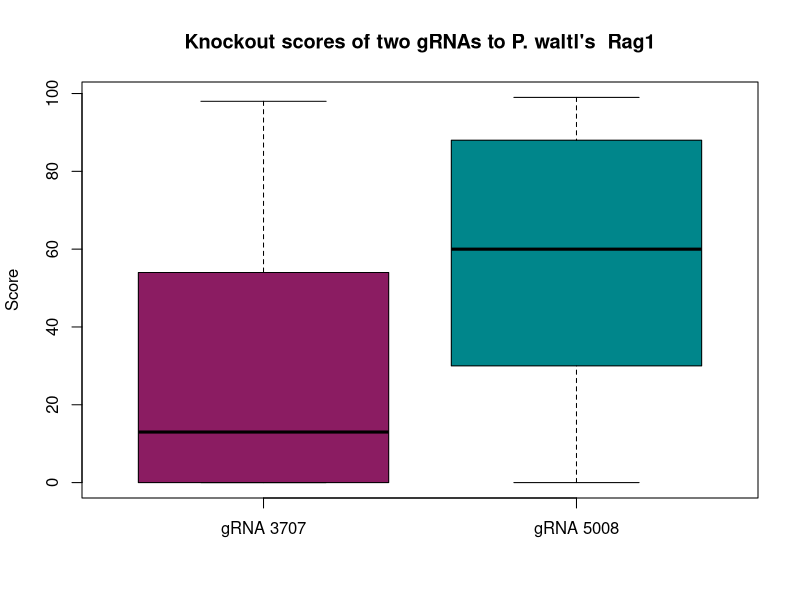
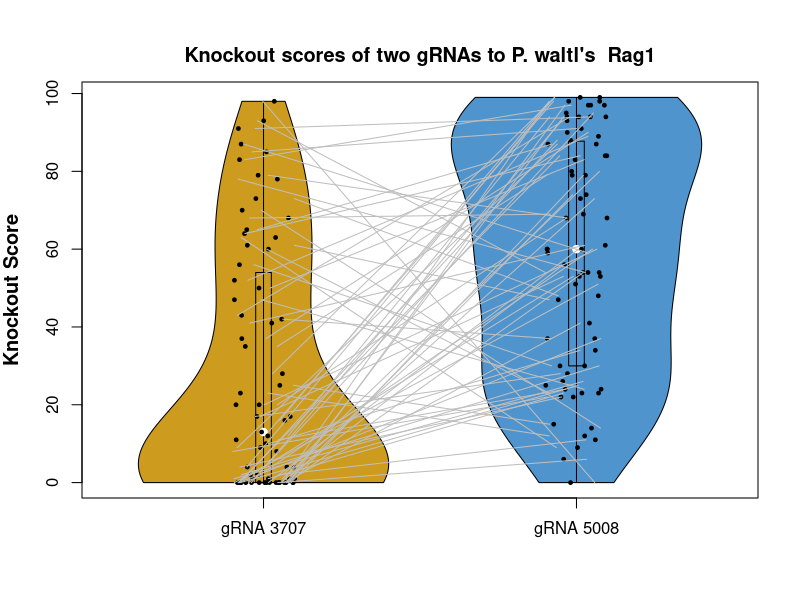
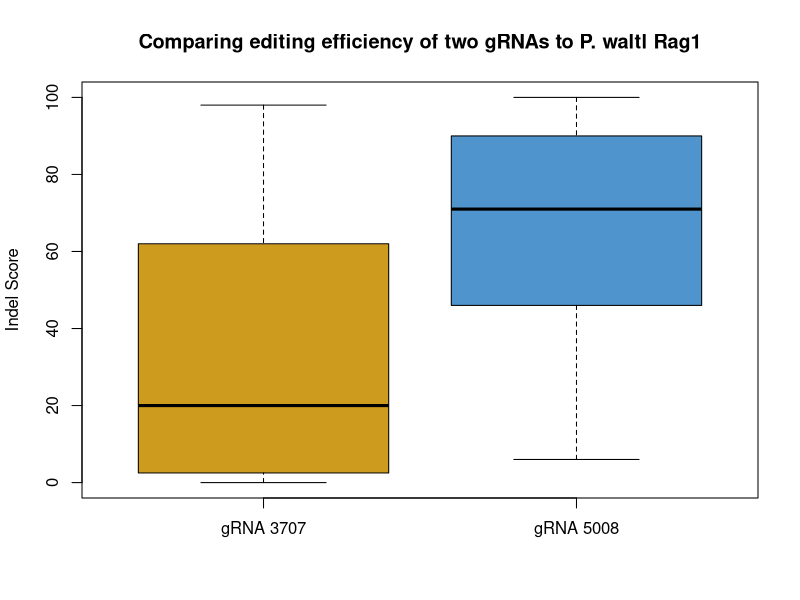
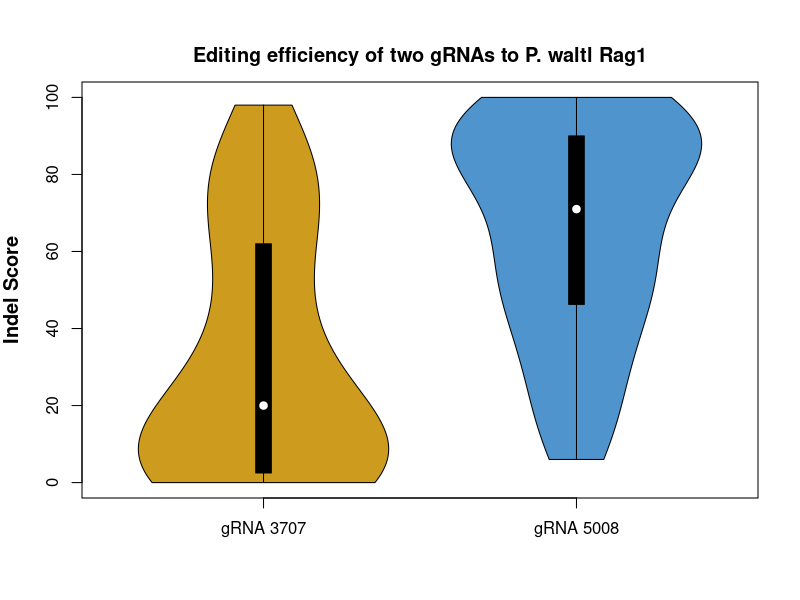
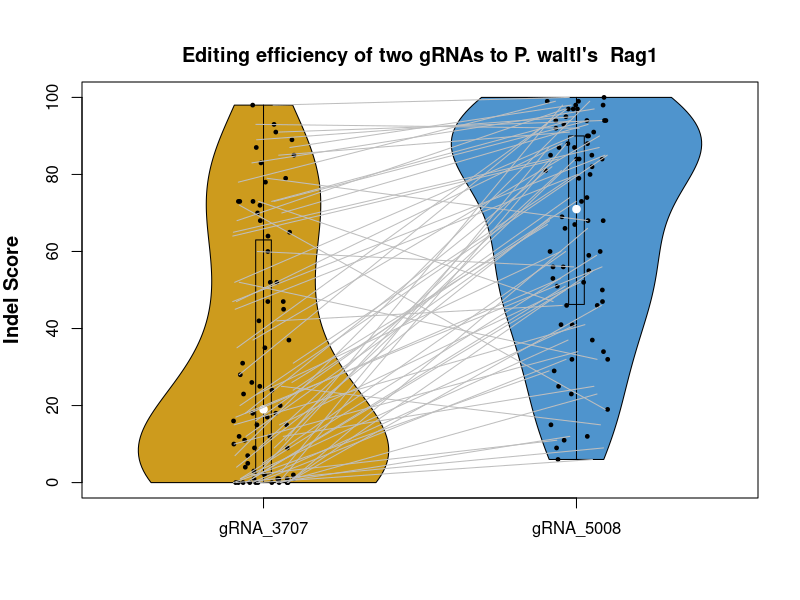

R code for these plots, in order: (Note: this script raises an error after producing the figures.)
g_3707 = c(93, 98, 20, 79, 4, 10, 70, 65, 4, 17, 2, 52, 0, 1, 25, 0, 42, 85, 83, 47, 37, 64, 17, 61, 41, 20, 1, 0, 91, 0, 0, 0, 0, 23, 0, 12, 73, 13, 11, 1, 0, 56, 0, 4, 8, 0, 0, 0, 68, 0, 60, 50, 16, 87, 1, 9, 2, 43, 63, 0, 0, 35, 2, 0, 28, 78, 0)
g_5008 = c(54, 0, 68, 68, 99, 34, 14, 87, 22, 28, 11, 89, 56, 88, 15, 60, 37, 91, 97, 24, 90, 84, 53, 47, 61, 60, 26, 41, 94, 74, 54, 6, 79, 12, 25, 94, 48, 98, 24, 23, 93, 30, 84, 95, 22, 37, 51, 97, 69, 53, 23, 83, 98, 59, 73, 87, 80, 94, 9, 60, 97, 79, 30, 94, 99, 54)

#to perform T test
t_result = t.test(g_3707, g_5008)
print(t_result)


# to make a boxplot
boxplot(g_3707, g_5008,
        names = c("gRNA 3707", "gRNA 5008"),
        main = "Knockout scores of two gRNAs to P. waltl's  Rag1",
        xlab = "",
        ylab = "Score",
        col = c("maroon4", "turquoise4"))

# to make a violin plot
install.packages("vioplot")
library(vioplot)

vioplot(g_3707, g_5008,
        names = c("gRNA 3707", "gRNA 5008"),
        col = c("goldenrod3", "steelblue3"),
        rectCol = NA,
        main = "Knockout scores of two gRNAs to P. waltl's  Rag1",
        xlab = "",
        ylab = "")
mtext(side=2, line=3, "Knockout Score", font=2, cex=1.2)
points(jitter(rep(1, length(g_3707)), amount =0.1), g_3707, col = "black", pch = 19, cex = 0.5)
points(jitter(rep(2, length(g_5008)), amount =0.1), g_5008, col = "black", pch = 19, cex = 0.5)

for(i in 1:length(g_3707)) {
  segments(x0 = jitter(1, amount = 0.1), y0 = g_3707[i], 
           x1 = jitter(2, amount = 0.1), y1 = g_5008[i], 
           col = "gray", lty = 1)  # Adjust color and line type as needed
}

install.packages("broom")
library(broom)
tidy(t_result)
  

#dotchart(g_3707, g_5008,
        #names = c("gRNA 3707", "gRNA 5008"),
        #col = c("goldenrod3", "steelblue3"),
        #main = "Comparing editing efficiency of two gRNAs to P. waltl Rag1",
        #xlab = "",
        #ylab = "Score")
  
  
#gRNA editing efficiency irrespective of the knockout score (independent sampling)
edit_3707 = c(93, 98, 24, 79, 7, 10, 72, 65, 12, 18, 2, 52, 17, 1, 25, 5, 42, 85, 83, 47, 37, 64, 18, 73, 47, 26, 1, 15, 91, 16, 0, 0, 31, 23, 0, 12, 73, 15, 11, 1, 0, 70, 0, 9, 89, 0, 0, 1, 68, 4, 60, 52, 20, 87, 1, 9, 3, 45, 73, 0, 23, 35, 2, 0,28, 78, 0)
edit_5008 = c(92, 100, 73, 68, 99, 34, 19, 87, 25, 82, 11, 90, 56, 88, 15, 60, 46, 91, 97, 85, 90, 84, 53, 47, 88, 67, 41, 41, 94, 74, 55, 6, 79, 12, 68, 94, 52, 98, 46, 23, 93, 50, 84, 95, 29, 37, 51, 97, 69, 56, 32, 85, 98, 59, 81, 87, 80, 94, 9, 60, 97, 84, 32, 94, 99, 66)
t_edit = t.test(edit_3707, edit_5008)
print(t_edit)
tidy(t_edit)

# to make a boxplot
boxplot(edit_3707, edit_5008,
        names = c("gRNA 3707", "gRNA 5008"),
        main = "Comparing editing efficiency of two gRNAs to P. waltl Rag1",
        xlab = "",
        ylab = "Indel Score",
        col = c("goldenrod3", "steelblue3"))


# to make a violin plot
vioplot(edit_3707, edit_5008,
        names = c("gRNA 3707", "gRNA 5008"),
        col = c("goldenrod3", "steelblue3"),
        main = "Editing efficiency of two gRNAs to P. waltl Rag1",
        xlab = "",
        ylab = "")
mtext(side=2, line=3, "Indel Score", font=2, cex=1.2)



#to perform a paired T test: I have removed a value from g_3707 because no corresponding value to g_5008
g_3707_pair = c(93, 98, 24, 79, 7, 10, 72, 65, 12, 18, 2, 52, 17, 1, 25, 5, 42, 85, 83, 47, 37, 64, 18, 73, 47, 26, 1, 15, 91, 16, 0, 0, 31, 0, 12, 73, 15, 11, 1, 0, 70, 0, 9, 89, 0, 0, 1, 68, 4, 60, 52, 20, 87, 1, 9, 3, 45, 73, 0, 23, 35, 2, 0, 28, 78, 0)
g_5008_pair = c(92, 100, 73, 68, 99, 34, 19, 87, 25, 82, 11, 90, 56, 88, 15, 60, 46, 91, 97, 85, 90, 84, 53, 47, 88, 67, 41, 41, 94, 74, 55, 6, 79, 12, 68, 94, 52, 98, 46, 23, 93, 50, 84, 95, 29, 37, 51, 97, 69, 56, 32, 85, 98, 59, 81, 87, 80, 94, 9, 60, 97, 84, 32, 94, 99, 66)

t_edit_paired = t.test(g_3707_pair, g_5008_pair, paired = TRUE)
print(t_edit_paired)

# to make a violin plot
install.packages("vioplot")
library(vioplot)

vioplot(g_3707_pair, g_5008_pair,
        names = c("gRNA_3707", "gRNA_5008"),
        col = c("goldenrod3", "steelblue3"),
        rectCol = NA,
        main = "Editing efficiency of two gRNAs to P. waltl's  Rag1",
        xlab = "",
        ylab = "")
mtext(side=2, line=3, "Indel Score", font=2, cex=1.2)
points(jitter(rep(1, length(g_3707_pair)), amount =0.1), g_3707_pair, col = "black", pch = 19, cex = 0.5)
points(jitter(rep(2, length(g_5008_pair)), amount =0.1), g_5008_pair, col = "black", pch = 19, cex = 0.5)

for(i in 1:length(g_3707_pair)) {
  segments(x0 = jitter(1, amount = 0.1), y0 = g_3707_pair[i], 
           x1 = jitter(2, amount = 0.1), y1 = g_5008_pair[i], 
           col = "gray", lty = 1)  # Adjust color and line type as needed
}

# to arrange the test result statistics values in a table
install.packages("broom")
library(broom)
tidy(t_edit_paired)


# to make correlation for the indels 
Indel_3707 <- c(93, 98, 24, 79, 7, 10, 72, 65, 12, 18, 2, 52, 17, 1, 25, 5, 42, 85, 83, 47, 37, 64, 18, 73, 47, 26, 1, 15, 91, 16, 0, 0, 31, 0, 12, 73, 15, 11, 1, 0, 70, 0, 9, 89, 0, 0, 1, 68, 4, 60, 52, 20, 87, 1, 9, 3, 45, 73, 0, 23, 35, 2, 0, 28, 78, 0)
Indel_5008 <- c(92, 100, 73, 68, 99, 34, 19, 87, 25, 82, 11, 90, 56, 88, 15, 60, 46, 91, 97, 85, 90, 84, 53, 47, 88, 67, 41, 41, 94, 74, 55, 6, 79, 12, 68, 94, 52, 98, 46, 23, 93, 50, 84, 95, 29, 37, 51, 97, 69, 56, 32, 85, 98, 59, 81, 87, 80, 94, 9, 60, 97, 84, 32, 94, 99, 66)

# --- Combine into a dataframe ---
df <- data.frame(Indel_3707, Indel_5008)

# --- Compute correlation ---
cor_result <- cor.test(df$Indel_3707, df$Indel_5008, method = "pearson")

# --- Print correlation summary ---
print(cor_result)

# --- Create correlation plot ---
ggplot(df, aes(x = Indel_3707, y = Indel_5008)) +
  geom_point(color = "black", size = 3, alpha = 0.7) +
  geom_smooth(method = "lm", color = "brown", se = TRUE, linewidth = 1) +
  theme_minimal(base_size = 14) +
  labs(
    title = "Correlation: Indel_3707 and Indel_5008",
    x = "Indel_3707",
    y = "Indel_5008",
    caption = paste0("Pearson r = ", round(cor_result$estimate, 3),
                     ", p = ", signif(cor_result$p.value, 3))
  ) +
  theme(
    text = element_text(family = "Arial"),
    plot.title = element_text(hjust = 0.5, face = "bold"),
    plot.caption = element_text(size = 12, hjust = 0.5)
  )









KO_3707 = c(93, 98, 20, 79, 4, 10, 70, 65, 4, 17, 2, 52, 0, 1, 25, 0, 42, 85, 83, 47, 37, 64, 17, 61, 41, 20, 1, 0, 91, 0, 0, 0, 0, 0, 12, 73, 13, 11, 1, 0, 56, 0, 4, 8, 0, 0, 0, 68, 0, 60, 50, 16, 87, 1, 9, 2, 43, 63, 0, 0, 35, 2, 0, 28, 78, 0)
KO_5008 = c(54, 0, 68, 68, 99, 34, 14, 87, 22, 28, 11, 89, 56, 88, 15, 60, 37, 91, 97, 24, 90, 84, 53, 47, 61, 60, 26, 41, 94, 74, 54, 6, 79, 12, 25, 94, 48, 98, 24, 23, 93, 30, 84, 95, 22, 37, 51, 97, 69, 53, 23, 83, 98, 59, 73, 87, 80, 94, 9, 60, 97, 79, 30, 94, 99, 54)

# --- Combine into a dataframe ---
df_KO <- data.frame(KO_3707, KO_5008)

# --- Compute correlation ---
cor_result_KO <- cor.test(df_KO$KO_3707, df_KO$KO_5008, method = "pearson")

# --- Print correlation summary ---
print(cor_result_KO)

# --- Create correlation plot ---
ggplot(df_KO, aes(x = KO_3707, y = KO_5008)) +
  geom_point(color = "black", size = 3, alpha = 0.7) +
  geom_smooth(method = "lm", color = "brown", se = TRUE, linewidth = 1) +
  theme_minimal(base_size = 14) +
  labs(
    title = "Correlation of knockouts: 3707 and 5008",
    x = "3707 knockout",
    y = "5008 knockout",
    caption = paste0("Pearson r = ", round(cor_result_KO$estimate, 3),
                     ", p = ", signif(cor_result_KO$p.value, 3))
  ) +
  theme(
    text = element_text(family = "Arial"),
    plot.title = element_text(hjust = 0.5, face = "bold"),
    plot.caption = element_text(size = 12, hjust = 0.5)
  )


# --- Combine and compute pairwise sums ---
df_Indel <- data.frame(Indel_3707, Indel_5008)
df_Indel$sum_pair <- Indel_3707 + Indel_5008

# --- Create violin plot ---
ggplot(df_Indel, aes(x = "", y = sum_pair)) +
  geom_violin(fill = "steelblue3", color = "gray30", alpha = 0.7, trim = FALSE) +
  geom_boxplot(width = 0.1, fill = "goldenrod3", color = "gray30", outlier.shape = NA, alpha = 0.8) +
  geom_jitter(width = 0.05, alpha = 0.6, color = "black", size = 2) +
  theme_minimal(base_size = 14) +
  labs(
    title = "Distribution: Pairwise Sums of Indels",
    x = "",
    y = "Sum of paired values"
  ) +
  theme(
    text = element_text(family = "Arial"),
    plot.title = element_text(hjust = 0.5, face = "bold"),
    axis.title.y = element_text(face = "bold"),
    axis.text.x = element_blank(),
    axis.ticks.x = element_blank()
  )

# --- Combine into dataframe and compute sums ---
df_Indel <- data.frame(
  Indel_3707 = Indel_3707,
  Indel_5008 = Indel_5008,
  Sum = Indel_3707 + Indel_5008
)

# --- Display the first few rows ---
head(df_Indel)

# --- Display all the rows ---
print(df_Indel)



# --- Combine and compute pairwise sums ---
df_KO <- data.frame(KO_3707, KO_5008)
df_KO$sum_pair <- KO_3707 + KO_5008

# --- Create violin plot ---
ggplot(df_KO, aes(x = "", y = sum_pair)) +
  geom_violin(fill = "steelblue3", color = "gray30", alpha = 0.7, trim = FALSE) +
  geom_boxplot(width = 0.1, fill = "goldenrod3", color = "gray30", outlier.shape = NA, alpha = 0.8) +
  geom_jitter(width = 0.05, alpha = 0.6, color = "black", size = 2) +
  theme_minimal(base_size = 14) +
  labs(
    title = "Distribution: Pairwise Sums of Knockouts",
    x = "",
    y = "Sum of paired values"
  ) +
  theme(
    text = element_text(family = "Arial"),
    plot.title = element_text(hjust = 0.5, face = "bold"),
    axis.title.y = element_text(face = "bold"),
    axis.text.x = element_blank(),
    axis.ticks.x = element_blank()
  )




# --- Combine into dataframe and compute sums ---
df_KO <- data.frame(
  KO_3707 = KO_3707,
  KO_5008 = KO_5008,
  Sum = KO_3707 + KO_5008
)

# --- Display the first few rows ---
head(df_KO)

print(df_KO)
# --- Optionally, save to CSV ---
write.csv(df_KO, "KO_sum_dataset.csv", row.names = FALSE)


# --- We want to put colour coding to the datapoints in the violin plot based on our conditions ---

library(tidyverse)

# --- Combine into dataframe ---
df_KO <- data.frame(
  KO_3707 = KO_3707,
  KO_5008 = KO_5008
)

# --- Compute pairwise sum ---
df_KO$sum_pair <- df_KO$KO_3707 + df_KO$KO_5008

# --- Apply the classification conditions ---
df_KO <- df_KO %>%
  mutate(
    category = case_when(
      KO_3707 >= 90 | KO_5008 >= 90 ~ "Any value ≥ 90",
      sum_pair >= 140 ~ "Sum ≥ 140, both values < 90",
      TRUE ~ "Sum < 140, both values < 90"
    )
  )

# --- Define the factor order (legend order) ---
df_KO$category <- factor(
  df_KO$category,
  levels = c(
    "Any value ≥ 90",
    "Sum ≥ 140, both values < 90",
    "Sum < 140, both values < 90"
  )
)

# --- Map colors to the new labels ---
color_map <- c(
  "Any value ≥ 90" = "steelblue4",
  "Sum ≥ 140, both values < 90" = "steelblue1",
  "Sum < 140, both values < 90" = "gray60"
)

# --- Violin plot ---
ggplot(df_KO, aes(x = "", y = sum_pair)) +
  geom_violin(fill = "gray95", color = "gray30", alpha = 0.7, trim = FALSE) +
  geom_boxplot(width = 0.1, fill = "white", color = "gray30", outlier.shape = NA) +
  geom_jitter(aes(color = category), width = 0.08, size = 2.5, alpha = 0.9) +
  scale_color_manual(values = color_map, drop = FALSE) +
  theme_classic(base_size = 14) +
  labs(
    title = "        Pairwise sum of categories with conditions",
    x = "",
    y = "Sum of paired knockout scores",
    color = "Conditions"
  ) +
  theme(
    plot.title = element_text(hjust = 0.5, face = "bold"),
    axis.text.x = element_blank(),
    axis.ticks.x = element_blank()
  )


# Statistic knockout
stats_KO_3707 <- c(
  Mean   = mean(KO_3707),
  Median = median(KO_3707),
  SD     = sd(KO_3707)
)

stats_KO_5008 <- c(
  Mean   = mean(KO_5008),
  Median = median(KO_5008),
  SD     = sd(KO_5008)
)

stats_KO_3707
stats_KO_5008

KO_paired_diff <- stats_KO_5008 - stats_KO_3707

median(KO_paired_diff)   # median difference
mean(KO_paired_diff)     # mean difference
sd(KO_paired_diff)       # SD of differences


# Statistic Indel
stats_Indel_3707 <- c(
  Mean   = mean(KO_3707),
  Median = median(KO_3707),
  SD     = sd(KO_3707)
)

stats_Indel_5008 <- c(
  Mean   = mean(KO_5008),
  Median = median(KO_5008),
  SD     = sd(KO_5008)
)

stats_Indel_3707
stats_Indel_5008


Indel_paired_diff <- stats_Indel_5008 - stats_Indel_3707

median(Indel_paired_diff)   # median difference
mean(Indel_paired_diff)     # mean difference
sd(Indel_paired_diff)       # SD of differences
